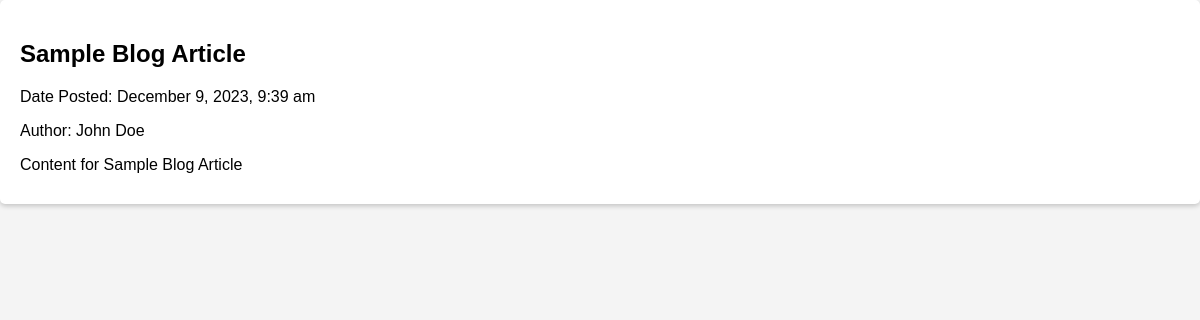
The page /display_blog.php on the database its author committed.
### tables this page shows
CREATE TABLE IF NOT EXISTS `articles` (
  `id` INT(30) NOT NULL AUTO_INCREMENT,
  `title` TEXT NOT NULL,
  `content` LONGTEXT NOT NULL,
  `author` VARCHAR(100) NOT NULL,
  `date_submitted` TIMESTAMP NOT NULL,
  `category_id` INT(30) NOT NULL,
  PRIMARY KEY (`id`),
  FOREIGN KEY (`category_id`) REFERENCES `categories`(`id`) ON DELETE CASCADE
);

### display_blog.php (the view, shortened to what this page needs)
<!DOCTYPE html>
<html lang="en">
<head>
</head>
<body>
</body>
</html>
<?php
$servername = "localhost";
$username = "root";
$password = "";
$dbname = "igult_database";
$conn = new mysqli($servername, $username, $password, $dbname);
function makeLinksClickableInText($text) {
    $pattern = '/(https?:\/\/\S+)/';
    $textWithLinks = preg_replace($pattern, '<a href="$1" target="_blank">$1</a>', $text);
    return $textWithLinks;
}
$sql = "SELECT articles.id, articles.title, articles.content, articles.author, articles.date_submitted, articles.category_id, multimedia_files.filename, multimedia_files.filetype, multimedia_files.filedata
        FROM articles
        LEFT JOIN multimedia_files ON articles.id = multimedia_files.article_id
        WHERE articles.category_id = (SELECT id FROM categories WHERE name = 'BLOG')
        ORDER BY articles.date_submitted DESC";
$result = $conn->query($sql);
if ($result !== false && $result->num_rows > 0) {
    while ($row = $result->fetch_assoc()) {
        echo "<div class='article'>";
        echo "<h2>" . $row['title'] . "</h2>";
        echo "<p>Date Posted: " . date("F j, Y, g:i a", strtotime($row['date_submitted'])) . "</p>";
        $author = !empty($row['author']) ? $row['author'] : 'Antipas Henry';
        echo "<p>Author: " . $author . "</p>";
        $content = stripslashes($row['content']);
        $content = nl2br($content);
$remove = array("\n", "\r\n", "\r", "<p>", "</p>", "<h1>", "</h1>", "<br>", "<br />", "<br/>");
$content = str_replace($remove, ' ', $content);
        $max_length = 50;
        if (strlen($content) > $max_length) {
            $truncated_content = substr($content, 0, $max_length);
            $remaining_content = substr($content, $max_length);
            echo "<p>" . makeLinksClickableInText($truncated_content) . "... <a href='full_article.php?id=" . $row['id'] . "'>Read More</a></p>";
        } else {
            echo "<p>" . makeLinksClickableInText($content) . "</p>";
        }
        echo "</div>";
    }
} else {
    echo "No Blog articles found.";
}
?>

### display_blog.php (style rules this page uses)
body { font-family: 'Raleway', sans-serif; background-color: #f4f4f4; margin: 0px; padding: 0; max-width: 1200; }
.article { background-color: #fff; margin: 0px; padding: 20px; border-radius: 5px; box-shadow: 0 2px 5px rgba(0, 0, 0, 0.2); }
.article p { font-size: 16px; margin-bottom: 10px; }

### rows shown on the page
articles: title "Sample Blog Article", date_submitted "December 9, 2023, 9:39 am", author "John Doe", content "Content for Sample Blog Article"
